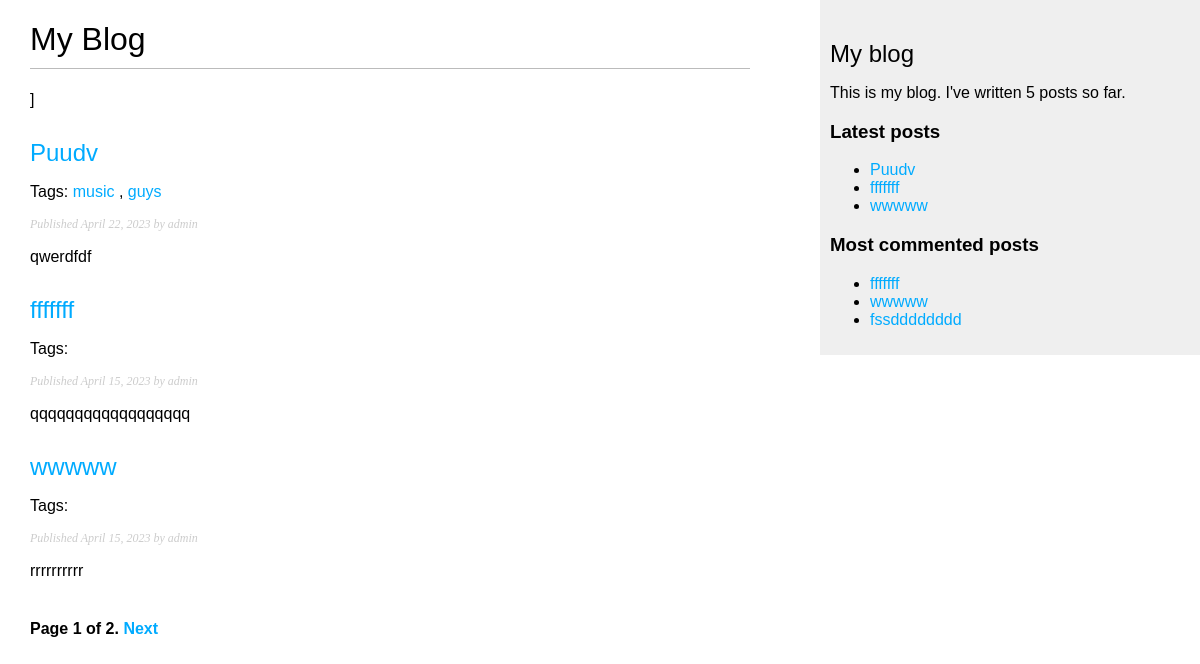
/blog/, run on an earlier commit of the app's database.
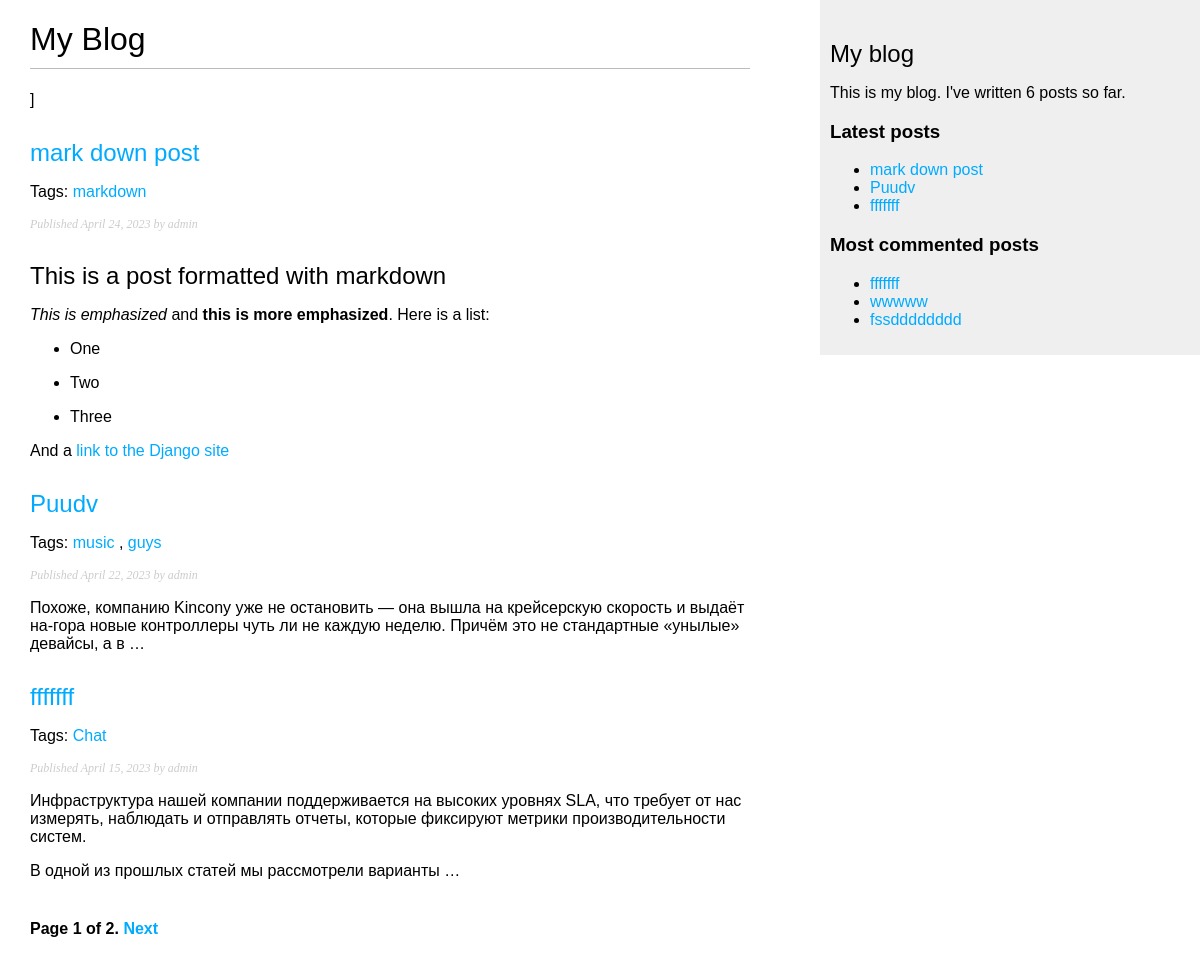
And on a later commit of the database.
### blog/models.py (models this page shows, shortened)
class Post(models.Model):
    STATUS_CHOICE = (
        ('draft', 'Draft'),
        ('published', 'Published'),
    )
    title = models.CharField(max_length=250)
    slug = models.SlugField(max_length=250, unique_for_date='publish')
    author = models.ForeignKey(User, on_delete=models.CASCADE, related_name='blog_posts')
    body = models.TextField()
    publish = models.DateField(default=timezone.now)
    created = models.DateField(auto_now_add=True)
    update = models.DateField(auto_now=True)
    status = models.CharField(max_length=10, choices=STATUS_CHOICE, default='draft')
    objects = models.Manager()
    published = PublishedManager()
    tags = TaggableManager()
    def get_absolute_url(self):
        return reverse('blog:post_detail', args=[self.publish.year,
                        self.publish.month, self.publish.day, self.slug])
    class Meta:
        ordering = ('-publish',)

### blog/views.py (the view)
# urls.py: path('', views.post_list, name='post_list'),
def post_list(request, tag_slug=None):
    object_list = Post.published.all()
    tag = None
    if tag_slug:
        tag = get_object_or_404(Tag, slug=tag_slug)
        object_list = object_list.filter(tags__in=[tag])
    paginator = Paginator(object_list, 3)
    page = request.GET.get('page')
    try:
        posts = paginator.page(page)
    except PageNotAnInteger:
        posts = paginator.page(1)
    except EmptyPage:
        posts = paginator.page(paginator.num_pages)
    return render(request, 'blog/post/list.html', {'page': page,'posts': posts, 'tag': tag})

### blog/models.py (called while the page is built)
    def get_queryset(self):
        return super().get_queryset().filter(status='published')

### blog/templatetags/blog_tags.py (called while the page is built)
@register.simple_tag
def total_posts():
    return Post.published.count()

@register.inclusion_tag('blog/post/latest_posts.html')
def show_latest_posts(count=5):
    latest_posts = Post.published.order_by('-publish')[:count]
    return {'latest_posts': latest_posts}

@register.simple_tag
def get_most_commented_posts(count=5):
    return Post.published.annotate(total_comments=Count('comments'))\
                            .order_by('-total_comments')[:count]

@register.filter(name='markdown')
def markdown_format(text):
    return mark_safe(markdown.markdown(text))

### blog/templates/blog/post/list.html (shortened to what this page needs)
{% extends "blog/base.html" %}{% load blog_tags %}
{% block content %}
<h1>My Blog</h1>
]
{% for post in posts %}
<h2>
    <a href="{{ post.get_absolute_url }}">{{ post.title }}</a>
</h2>
<p class="tags">Tags:
    {% for tag in post.tags.all %}
    <a href="{% url "blog:post_list_by_tag" tag.slug %}">
        {{ tag.name }}
    </a>
    {% if not forloop.last %}, {% endif %}
    {% endfor %}
</p>
<p class="date"> Published {{ post.publish }} by {{ post.author }}</p>
{{ post.body|markdown|truncatewords_html:30 }}
{% endfor %}
{% include "pagination.html" with page=posts%}
{% endblock %}

### blog/templates/blog/base.html (shortened to what this page needs)
{% load blog_tags %}
{% load static %}
<!DOCTYPE html>
<html>
<head>
  <link href="{% static "css/blog.css" %}" rel="stylesheet">
</head>
<body>
  <div id="content">
    {% block content %}
    {% endblock %}
  </div>
  <div id="sidebar">
    <h2>My blog</h2>
    <p>This is my blog. I've written {% total_posts %} posts so far.</p>
    <h3>Latest posts</h3>
    {% show_latest_posts 3 %}
    <h3>Most commented posts</h3>
    {% get_most_commented_posts 3 as most_commented_posts %}
    <ul>
      {% for post in most_commented_posts %}
      <li><a href="{{ post.get_absolute_url }}">{{ post.title }}</a></li>
      {% endfor %}
    </ul>
  </div>
</body>
</html>

### blog/templates/pagination.html (shortened to what this page needs)
<div class="pagination">
    <span class="step-links">
        <span class="current">
            Page {{ page.number }} of {{ page.paginator.num_pages }}.
        </span>
        {% if page.has_next %}
        <a href="?page={{ page.next_page_number }}">Next</a>
        {% endif %}
    </span>
</div>

### blog/templates/blog/post/latest_posts.html
<ul>
    {% for post in latest_posts %}
    <li><a href="{{ post.get_absolute_url }}">{{ post.title }}</a></li>
    {% endfor %}
    </ul>

### blog/static/css/blog.css (style rules this page uses)
body { margin:0; padding:0; font-family:helvetica, sans-serif; }
a { color:#00abff; text-decoration:none; }
h1 { font-weight:normal; border-bottom:1px solid #bbb; padding:0 0 10px 0; }
h2 { font-weight:normal; margin:30px 0 0; }
#content { float:left; width:60%; padding:0 0 0 30px; }
#sidebar { float:right; width:30%; padding:10px; background:#efefef; height:100%; }
p.date { color:#ccc; font-family: georgia, serif; font-size: 12px; font-style: italic; }
.pagination { margin:40px 0; font-weight:bold; }

What changed in the data, as far as the page shows it:
no longer on one of the page's lists (row edited): Post: title "wwwww", publish "April 15, 2023", author "admin", body "rrrrrrrrrr"
added Post: title "mark down post", publish "April 24, 2023", author "admin", body "This is a post formatted with markdown This is emphasized and this is more emphasized . Here is a list: One Two Three And a link to the Django site"
added Tag: name "markdown", shown under "mark down post"
changed Post "Puudv": body "qwerdfdf" → "Похоже, компанию Kincony уже не остановить — она вышла на крейсерскую скорость и выдаёт на-гора новые контроллеры чуть ли не каждую неделю. Причём это не стандартные «унылые» девайсы, а в …"
changed Post "fffffff": body "qqqqqqqqqqqqqqqqqq" → "Инфраструктура нашей компании поддерживается на высоких уровнях SLA, что требует от нас измерять, наблюдать и отправлять отчеты, которые фиксируют метрики производительности систем. В одной из прошлых статей мы рассмотрели варианты …"
added Tag: name "Chat", shown under Post "fffffff"
Also different on the page:
text no longer shown: "5"
text now shown: "6"
